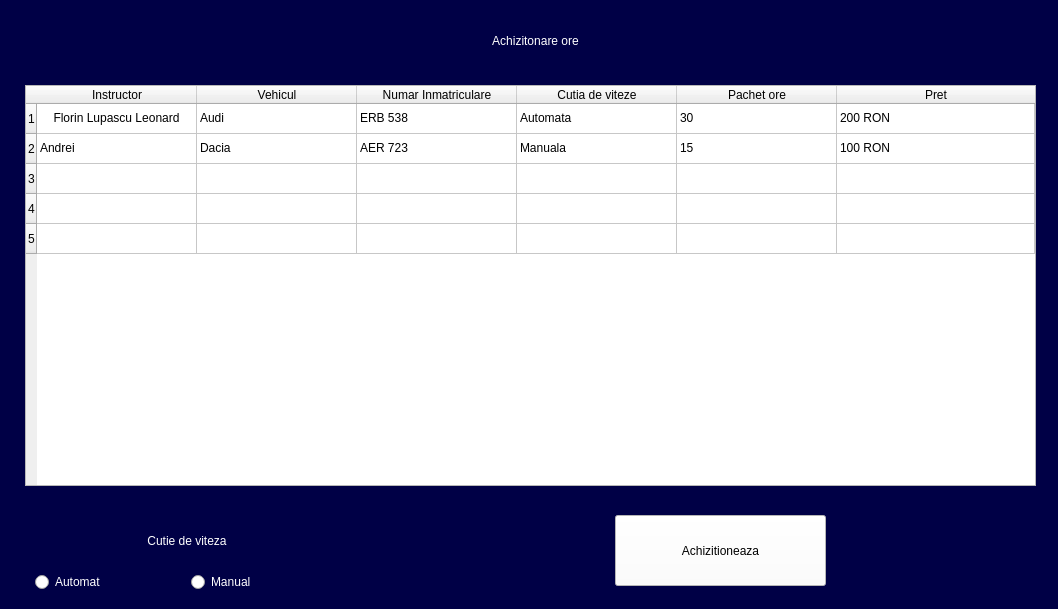
<?xml version="1.0" encoding="UTF-8"?>
<ui version="4.0">
 <class>MainWindow</class>
 <widget class="QMainWindow" name="MainWindow">
  <property name="geometry">
   <rect>
    <x>0</x>
    <y>0</y>
    <width>1058</width>
    <height>609</height>
   </rect>
  </property>
  <property name="windowTitle">
   <string>MainWindow</string>
  </property>
  <widget class="QWidget" name="centralwidget">
   <widget class="QLabel" name="login_titlu_label">
    <property name="geometry">
     <rect>
      <x>5</x>
      <y>-5</y>
      <width>1061</width>
      <height>91</height>
     </rect>
    </property>
    <property name="styleSheet">
     <string notr="true">color: rgb(255, 255, 255);
font: 87 25pt &quot;Arial Black&quot;;</string>
    </property>
    <property name="text">
     <string>Achizitonare ore</string>
    </property>
    <property name="alignment">
     <set>Qt::AlignCenter</set>
    </property>
   </widget>
   <widget class="QPushButton" name="achizitioneaza_button">
    <property name="geometry">
     <rect>
      <x>615</x>
      <y>515</y>
      <width>211</width>
      <height>71</height>
     </rect>
    </property>
    <property name="styleSheet">
     <string notr="true">background-color: rgb(255, 255, 255);
font: 16pt &quot;Arial&quot;;
</string>
    </property>
    <property name="text">
     <string>Achizitioneaza</string>
    </property>
   </widget>
   <widget class="QWidget" name="layoutWidget">
    <property name="geometry">
     <rect>
      <x>35</x>
      <y>515</y>
      <width>305</width>
      <height>77</height>
     </rect>
    </property>
    <layout class="QGridLayout" name="cutieDeVitezeLayout">
     <item row="1" column="0">
      <widget class="QRadioButton" name="automatRB">
       <property name="styleSheet">
        <string notr="true">color: rgb(255, 255, 255);
font: 16pt &quot;Arial&quot;;
</string>
       </property>
       <property name="text">
        <string>Automat</string>
       </property>
      </widget>
     </item>
     <item row="1" column="1">
      <widget class="QRadioButton" name="manualRB">
       <property name="styleSheet">
        <string notr="true">color: rgb(255, 255, 255);
font: 16pt &quot;Arial&quot;;
</string>
       </property>
       <property name="text">
        <string>Manual</string>
       </property>
      </widget>
     </item>
     <item row="0" column="0" colspan="2" alignment="Qt::AlignHCenter">
      <widget class="QLabel" name="cutie_de_viteza_label">
       <property name="styleSheet">
        <string notr="true">color: rgb(255, 255, 255);
font: 16pt &quot;Arial&quot;;
</string>
       </property>
       <property name="text">
        <string>Cutie de viteza</string>
       </property>
       <property name="alignment">
        <set>Qt::AlignCenter</set>
       </property>
      </widget>
     </item>
    </layout>
   </widget>
   <widget class="QTableWidget" name="tableWidget">
    <property name="geometry">
     <rect>
      <x>25</x>
      <y>85</y>
      <width>1011</width>
      <height>401</height>
     </rect>
    </property>
    <property name="frameShadow">
     <enum>QFrame::Raised</enum>
    </property>
    <property name="autoScrollMargin">
     <number>10</number>
    </property>
    <property name="editTriggers">
     <set>QAbstractItemView::SelectedClicked</set>
    </property>
    <property name="alternatingRowColors">
     <bool>false</bool>
    </property>
    <property name="selectionMode">
     <enum>QAbstractItemView::SingleSelection</enum>
    </property>
    <property name="selectionBehavior">
     <enum>QAbstractItemView::SelectRows</enum>
    </property>
    <property name="gridStyle">
     <enum>Qt::SolidLine</enum>
    </property>
    <property name="sortingEnabled">
     <bool>true</bool>
    </property>
    <property name="wordWrap">
     <bool>true</bool>
    </property>
    <property name="cornerButtonEnabled">
     <bool>true</bool>
    </property>
    <attribute name="horizontalHeaderVisible">
     <bool>true</bool>
    </attribute>
    <attribute name="horizontalHeaderMinimumSectionSize">
     <number>60</number>
    </attribute>
    <attribute name="horizontalHeaderDefaultSectionSize">
     <number>160</number>
    </attribute>
    <attribute name="horizontalHeaderHighlightSections">
     <bool>false</bool>
    </attribute>
    <attribute name="horizontalHeaderStretchLastSection">
     <bool>true</bool>
    </attribute>
    <attribute name="verticalHeaderHighlightSections">
     <bool>true</bool>
    </attribute>
    <row>
     <property name="text">
      <string>1</string>
     </property>
    </row>
    <row>
     <property name="text">
      <string>2</string>
     </property>
    </row>
    <row>
     <property name="text">
      <string>3</string>
     </property>
    </row>
    <row>
     <property name="text">
      <string>4</string>
     </property>
    </row>
    <row>
     <property name="text">
      <string>5</string>
     </property>
    </row>
    <column>
     <property name="text">
      <string>Instructor</string>
     </property>
    </column>
    <column>
     <property name="text">
      <string>Vehicul</string>
     </property>
    </column>
    <column>
     <property name="text">
      <string>Numar Inmatriculare</string>
     </property>
    </column>
    <column>
     <property name="text">
      <string>Cutia de viteze</string>
     </property>
    </column>
    <column>
     <property name="text">
      <string>Pachet ore</string>
     </property>
    </column>
    <column>
     <property name="text">
      <string>Pret</string>
     </property>
    </column>
    <item row="0" column="0">
     <property name="text">
      <string>Florin Lupascu Leonard</string>
     </property>
     <property name="textAlignment">
      <set>AlignCenter</set>
     </property>
    </item>
    <item row="0" column="1">
     <property name="text">
      <string>Audi</string>
     </property>
    </item>
    <item row="0" column="2">
     <property name="text">
      <string>ERB 538</string>
     </property>
    </item>
    <item row="0" column="3">
     <property name="text">
      <string>Automata</string>
     </property>
    </item>
    <item row="0" column="4">
     <property name="text">
      <string>30</string>
     </property>
    </item>
    <item row="0" column="5">
     <property name="text">
      <string>200 RON</string>
     </property>
    </item>
    <item row="1" column="0">
     <property name="text">
      <string>Andrei</string>
     </property>
    </item>
    <item row="1" column="1">
     <property name="text">
      <string>Dacia</string>
     </property>
    </item>
    <item row="1" column="2">
     <property name="text">
      <string>AER 723</string>
     </property>
    </item>
    <item row="1" column="3">
     <property name="text">
      <string>Manuala</string>
     </property>
    </item>
    <item row="1" column="4">
     <property name="text">
      <string>15</string>
     </property>
    </item>
    <item row="1" column="5">
     <property name="text">
      <string>100 RON</string>
     </property>
    </item>
   </widget>
   <widget class="QLabel" name="image_background">
    <property name="geometry">
     <rect>
      <x>-15</x>
      <y>-45</y>
      <width>1106</width>
      <height>676</height>
     </rect>
    </property>
    <property name="styleSheet">
     <string notr="true">background-color: rgb(0, 0, 70);</string>
    </property>
    <property name="text">
     <string/>
    </property>
   </widget>
   <zorder>image_background</zorder>
   <zorder>login_titlu_label</zorder>
   <zorder>achizitioneaza_button</zorder>
   <zorder>layoutWidget</zorder>
   <zorder>tableWidget</zorder>
  </widget>
 </widget>
 <resources/>
 <connections/>
</ui>
